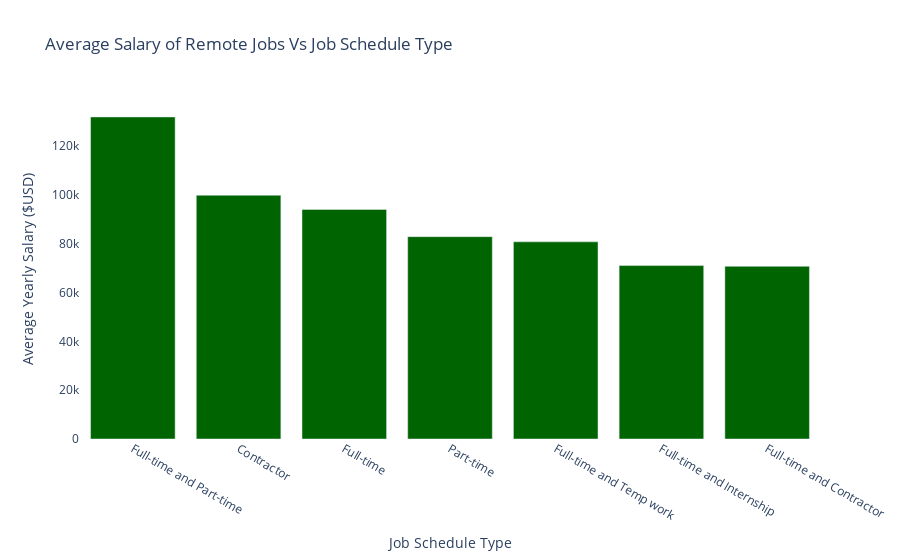
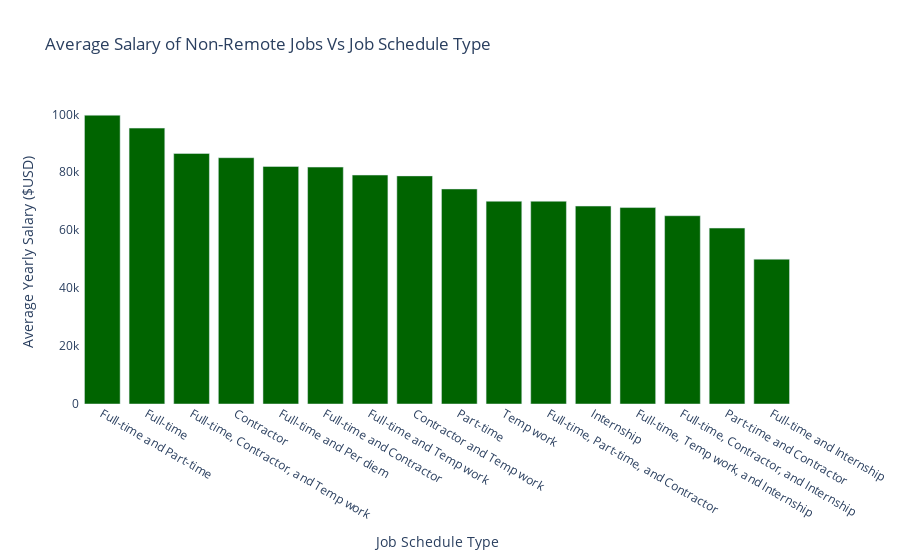

The code cell stored with these charts, in order, in its notebook:
### Code cell
data_list = [df_work_home_True, df_work_home_False]
data_title = ['Average Salary of Remote Jobs Vs Job Schedule Type',
              'Average Salary of Non-Remote Jobs Vs Job Schedule Type']

def job_work_visual(df_frame, title):
    print(" ")
    print(f'Distribution of the {title}')
    print('_ '*60)
    
    fig = px.bar(data_frame = df_frame, x =df_frame.index, y = 'salary_year_avg',
             color_discrete_sequence= ['darkgreen'], labels= {'job_schedule_type':'Job Schedule Type',
                                                              'salary_year_avg':'Average Yearly Salary ($USD)'},
             title = title )

    fig.update_layout(plot_bgcolor = '#ffffff', paper_bgcolor = '#ffffff')
    
    fig.show()

for i,val1 in enumerate(data_list):
    for j,val2 in enumerate(data_title):
        if i == j:
            job_work_visual(val1,val2)
        else:
            pass

### Figure 1 — Plotly figure (JSON) as saved in the notebook; plotly's stock layout.template omitted (floating-point values rounded to 4 significant figures)
{"data": [{"alignmentgroup": "True", "hovertemplate": "Job Schedule Type=%{x}<br>Average Yearly Salary ($USD)=%{y}<extra></extra>", "legendgroup": "", "marker": {"color": "darkgreen", "pattern": {"shape": ""}}, "name": "", "offsetgroup": "", "orientation": "v", "showlegend": false, "textposition": "auto", "type": "bar", "x": ["Full-time and Part-time", "Contractor", "Full-time", "Part-time", "Full-time and Temp work", "Full-time and Internship", "Full-time and Contractor"], "xaxis": "x", "y": [131900.0, 99800, 93980.0, 82850, 80740, 71000, 70700], "yaxis": "y"}], "layout": {"barmode": "relative", "legend": {"tracegroupgap": 0}, "paper_bgcolor": "#ffffff", "plot_bgcolor": "#ffffff", "title": {"text": "Average Salary of Remote Jobs Vs Job Schedule Type"}, "xaxis": {"anchor": "y", "domain": [0, 1], "title": {"text": "Job Schedule Type"}}, "yaxis": {"anchor": "x", "domain": [0, 1], "title": {"text": "Average Yearly Salary ($USD)"}}}}

### Figure 2 — Plotly figure (JSON) as saved in the notebook; plotly's stock layout.template omitted (floating-point values rounded to 4 significant figures)
{"data": [{"alignmentgroup": "True", "hovertemplate": "Job Schedule Type=%{x}<br>Average Yearly Salary ($USD)=%{y}<extra></extra>", "legendgroup": "", "marker": {"color": "darkgreen", "pattern": {"shape": ""}}, "name": "", "offsetgroup": "", "orientation": "v", "showlegend": false, "textposition": "auto", "type": "bar", "x": ["Full-time and Part-time", "Full-time", "Full-time, Contractor, and Temp work", "Contractor", "Full-time and Per diem", "Full-time and Contractor", "Full-time and Temp work", "Contractor and Temp work", "Part-time", "Temp work", "Full-time, Part-time, and Contractor", "Internship", "Full-time, Temp work, and Internship", "Full-time, Contractor, and Internship", "Part-time and Contractor", "Full-time and Internship"], "xaxis": "x", "y": [99700.0, 95240.0, 86500, 85030.0, 82010.0, 81790.0, 79040.0, 78750, 74240.0, 70000, 70000, 68330.0, 67818, 65000, 60734, 50000], "yaxis": "y"}], "layout": {"barmode": "relative", "legend": {"tracegroupgap": 0}, "paper_bgcolor": "#ffffff", "plot_bgcolor": "#ffffff", "title": {"text": "Average Salary of Non-Remote Jobs Vs Job Schedule Type"}, "xaxis": {"anchor": "y", "domain": [0, 1], "title": {"text": "Job Schedule Type"}}, "yaxis": {"anchor": "x", "domain": [0, 1], "title": {"text": "Average Yearly Salary ($USD)"}}}}
